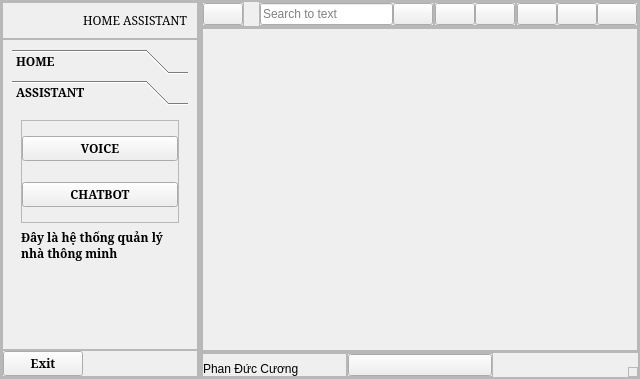
<?xml version="1.0" encoding="UTF-8"?>
<ui version="4.0">
 <class>Form</class>
 <widget class="QWidget" name="Form">
  <property name="geometry">
   <rect>
    <x>0</x>
    <y>0</y>
    <width>640</width>
    <height>379</height>
   </rect>
  </property>
  <property name="windowTitle">
   <string>Form</string>
  </property>
  <layout class="QHBoxLayout" name="horizontalLayout">
   <property name="spacing">
    <number>0</number>
   </property>
   <property name="leftMargin">
    <number>0</number>
   </property>
   <property name="topMargin">
    <number>0</number>
   </property>
   <property name="rightMargin">
    <number>0</number>
   </property>
   <property name="bottomMargin">
    <number>0</number>
   </property>
   <item>
    <widget class="QFrame" name="Menu">
     <property name="maximumSize">
      <size>
       <width>200</width>
       <height>16777215</height>
      </size>
     </property>
     <property name="frameShape">
      <enum>QFrame::StyledPanel</enum>
     </property>
     <property name="frameShadow">
      <enum>QFrame::Raised</enum>
     </property>
     <layout class="QHBoxLayout" name="horizontalLayout_2">
      <property name="spacing">
       <number>0</number>
      </property>
      <property name="leftMargin">
       <number>0</number>
      </property>
      <property name="topMargin">
       <number>0</number>
      </property>
      <property name="rightMargin">
       <number>0</number>
      </property>
      <property name="bottomMargin">
       <number>0</number>
      </property>
      <item>
       <widget class="QFrame" name="slide_menu">
        <property name="minimumSize">
         <size>
          <width>198</width>
          <height>0</height>
         </size>
        </property>
        <property name="frameShape">
         <enum>QFrame::StyledPanel</enum>
        </property>
        <property name="frameShadow">
         <enum>QFrame::Raised</enum>
        </property>
        <layout class="QVBoxLayout" name="verticalLayout_4">
         <property name="spacing">
          <number>0</number>
         </property>
         <property name="leftMargin">
          <number>0</number>
         </property>
         <property name="topMargin">
          <number>0</number>
         </property>
         <property name="rightMargin">
          <number>0</number>
         </property>
         <property name="bottomMargin">
          <number>0</number>
         </property>
         <item alignment="Qt::AlignTop">
          <widget class="QFrame" name="frame_5">
           <property name="frameShape">
            <enum>QFrame::StyledPanel</enum>
           </property>
           <property name="frameShadow">
            <enum>QFrame::Raised</enum>
           </property>
           <layout class="QHBoxLayout" name="horizontalLayout_10">
            <item>
             <widget class="QLabel" name="label_3">
              <property name="text">
               <string/>
              </property>
              <property name="pixmap">
               <pixmap resource="icons.qrc">:/icons/icons/home.svg</pixmap>
              </property>
             </widget>
            </item>
            <item>
             <widget class="QLabel" name="label_2">
              <property name="font">
               <font>
                <family>Elephant</family>
                <weight>50</weight>
                <bold>false</bold>
               </font>
              </property>
              <property name="text">
               <string>HOME ASSISTANT</string>
              </property>
             </widget>
            </item>
           </layout>
          </widget>
         </item>
         <item>
          <widget class="QFrame" name="frame_6">
           <property name="sizePolicy">
            <sizepolicy hsizetype="Preferred" vsizetype="Expanding">
             <horstretch>0</horstretch>
             <verstretch>0</verstretch>
            </sizepolicy>
           </property>
           <property name="frameShape">
            <enum>QFrame::StyledPanel</enum>
           </property>
           <property name="frameShadow">
            <enum>QFrame::Raised</enum>
           </property>
           <layout class="QVBoxLayout" name="verticalLayout_5">
            <item>
             <widget class="QToolBox" name="toolBox">
              <property name="font">
               <font>
                <family>Noto Serif</family>
                <weight>75</weight>
                <italic>false</italic>
                <bold>true</bold>
                <underline>false</underline>
                <strikeout>false</strikeout>
                <kerning>true</kerning>
               </font>
              </property>
              <property name="currentIndex">
               <number>1</number>
              </property>
              <widget class="QWidget" name="page">
               <property name="geometry">
                <rect>
                 <x>0</x>
                 <y>0</y>
                 <width>176</width>
                 <height>208</height>
                </rect>
               </property>
               <attribute name="icon">
                <iconset resource="icons.qrc">
                 <normaloff>:/icons/icons/chevron-down.svg</normaloff>:/icons/icons/chevron-down.svg</iconset>
               </attribute>
               <attribute name="label">
                <string>HOME</string>
               </attribute>
               <layout class="QVBoxLayout" name="verticalLayout_6" stretch="0">
                <property name="spacing">
                 <number>0</number>
                </property>
                <property name="leftMargin">
                 <number>0</number>
                </property>
                <property name="topMargin">
                 <number>0</number>
                </property>
                <property name="rightMargin">
                 <number>0</number>
                </property>
                <property name="bottomMargin">
                 <number>0</number>
                </property>
                <item alignment="Qt::AlignTop">
                 <widget class="QFrame" name="frame_11">
                  <property name="frameShape">
                   <enum>QFrame::StyledPanel</enum>
                  </property>
                  <property name="frameShadow">
                   <enum>QFrame::Raised</enum>
                  </property>
                  <layout class="QVBoxLayout" name="verticalLayout_7">
                   <property name="spacing">
                    <number>6</number>
                   </property>
                   <property name="leftMargin">
                    <number>0</number>
                   </property>
                   <property name="topMargin">
                    <number>0</number>
                   </property>
                   <property name="rightMargin">
                    <number>0</number>
                   </property>
                   <property name="bottomMargin">
                    <number>0</number>
                   </property>
                   <item>
                    <widget class="QPushButton" name="pushButton_13">
                     <property name="text">
                      <string>MEMBER</string>
                     </property>
                     <property name="icon">
                      <iconset resource="icons.qrc">
                       <normaloff>:/icons/icons/users.svg</normaloff>:/icons/icons/users.svg</iconset>
                     </property>
                     <property name="iconSize">
                      <size>
                       <width>20</width>
                       <height>20</height>
                      </size>
                     </property>
                    </widget>
                   </item>
                   <item>
                    <widget class="QPushButton" name="pushButton_10">
                     <property name="font">
                      <font>
                       <pointsize>10</pointsize>
                      </font>
                     </property>
                     <property name="text">
                      <string>DEVICES</string>
                     </property>
                     <property name="icon">
                      <iconset resource="icons.qrc">
                       <normaloff>:/icons/icons/monitor.svg</normaloff>:/icons/icons/monitor.svg</iconset>
                     </property>
                     <property name="iconSize">
                      <size>
                       <width>20</width>
                       <height>20</height>
                      </size>
                     </property>
                     <property name="autoRepeat">
                      <bool>false</bool>
                     </property>
                    </widget>
                   </item>
                   <item>
                    <widget class="QPushButton" name="pushButton_11">
                     <property name="text">
                      <string>SECURITY</string>
                     </property>
                     <property name="icon">
                      <iconset resource="icons.qrc">
                       <normaloff>:/icons/icons/shield.svg</normaloff>:/icons/icons/shield.svg</iconset>
                     </property>
                     <property name="iconSize">
                      <size>
                       <width>20</width>
                       <height>20</height>
                      </size>
                     </property>
                     <property name="autoRepeat">
                      <bool>false</bool>
                     </property>
                    </widget>
                   </item>
                   <item>
                    <widget class="QPushButton" name="pushButton_12">
                     <property name="text">
                      <string>POWER</string>
                     </property>
                     <property name="icon">
                      <iconset resource="icons.qrc">
                       <normaloff>:/icons/icons/battery.svg</normaloff>:/icons/icons/battery.svg</iconset>
                     </property>
                     <property name="iconSize">
                      <size>
                       <width>20</width>
                       <height>20</height>
                      </size>
                     </property>
                     <property name="autoRepeat">
                      <bool>false</bool>
                     </property>
                    </widget>
                   </item>
                   <item>
                    <widget class="QPushButton" name="pushButton_14">
                     <property name="text">
                      <string>SETTINGS</string>
                     </property>
                     <property name="icon">
                      <iconset resource="icons.qrc">
                       <normaloff>:/icons/icons/settings.svg</normaloff>:/icons/icons/settings.svg</iconset>
                     </property>
                     <property name="iconSize">
                      <size>
                       <width>20</width>
                       <height>20</height>
                      </size>
                     </property>
                    </widget>
                   </item>
                  </layout>
                 </widget>
                </item>
               </layout>
              </widget>
              <widget class="QWidget" name="DASHBOARD">
               <property name="geometry">
                <rect>
                 <x>0</x>
                 <y>0</y>
                 <width>176</width>
                 <height>208</height>
                </rect>
               </property>
               <attribute name="icon">
                <iconset resource="icons.qrc">
                 <normaloff>:/icons/icons/chevron-down.svg</normaloff>:/icons/icons/chevron-down.svg</iconset>
               </attribute>
               <attribute name="label">
                <string>ASSISTANT</string>
               </attribute>
               <layout class="QVBoxLayout" name="verticalLayout_8">
                <item>
                 <widget class="QFrame" name="frame_12">
                  <property name="frameShape">
                   <enum>QFrame::StyledPanel</enum>
                  </property>
                  <property name="frameShadow">
                   <enum>QFrame::Raised</enum>
                  </property>
                  <layout class="QVBoxLayout" name="verticalLayout_9">
                   <property name="spacing">
                    <number>6</number>
                   </property>
                   <property name="leftMargin">
                    <number>0</number>
                   </property>
                   <property name="topMargin">
                    <number>0</number>
                   </property>
                   <property name="rightMargin">
                    <number>0</number>
                   </property>
                   <property name="bottomMargin">
                    <number>0</number>
                   </property>
                   <item>
                    <widget class="QPushButton" name="pushButton_15">
                     <property name="text">
                      <string>VOICE</string>
                     </property>
                     <property name="icon">
                      <iconset resource="icons.qrc">
                       <normaloff>:/icons/icons/mic.svg</normaloff>:/icons/icons/mic.svg</iconset>
                     </property>
                     <property name="iconSize">
                      <size>
                       <width>20</width>
                       <height>20</height>
                      </size>
                     </property>
                    </widget>
                   </item>
                   <item>
                    <widget class="QPushButton" name="pushButton_16">
                     <property name="text">
                      <string>CHATBOT</string>
                     </property>
                     <property name="icon">
                      <iconset resource="icons.qrc">
                       <normaloff>:/icons/icons/message-circle.svg</normaloff>:/icons/icons/message-circle.svg</iconset>
                     </property>
                     <property name="iconSize">
                      <size>
                       <width>20</width>
                       <height>20</height>
                      </size>
                     </property>
                    </widget>
                   </item>
                  </layout>
                 </widget>
                </item>
                <item alignment="Qt::AlignTop">
                 <widget class="QLabel" name="label_4">
                  <property name="text">
                   <string>Đây là hệ thống quản lý nhà thông minh</string>
                  </property>
                  <property name="wordWrap">
                   <bool>true</bool>
                  </property>
                 </widget>
                </item>
               </layout>
              </widget>
             </widget>
            </item>
           </layout>
          </widget>
         </item>
         <item alignment="Qt::AlignBottom">
          <widget class="QFrame" name="frame_10">
           <property name="frameShape">
            <enum>QFrame::StyledPanel</enum>
           </property>
           <property name="frameShadow">
            <enum>QFrame::Raised</enum>
           </property>
           <layout class="QHBoxLayout" name="horizontalLayout_11">
            <property name="spacing">
             <number>0</number>
            </property>
            <property name="leftMargin">
             <number>0</number>
            </property>
            <property name="topMargin">
             <number>0</number>
            </property>
            <property name="rightMargin">
             <number>0</number>
            </property>
            <property name="bottomMargin">
             <number>0</number>
            </property>
            <item alignment="Qt::AlignLeft|Qt::AlignBottom">
             <widget class="QPushButton" name="pushButton_9">
              <property name="font">
               <font>
                <family>Noto Serif</family>
                <weight>75</weight>
                <bold>true</bold>
               </font>
              </property>
              <property name="text">
               <string>Exit</string>
              </property>
              <property name="icon">
               <iconset resource="icons.qrc">
                <normaloff>:/icons/icons/external-link.svg</normaloff>:/icons/icons/external-link.svg</iconset>
              </property>
              <property name="iconSize">
               <size>
                <width>25</width>
                <height>25</height>
               </size>
              </property>
             </widget>
            </item>
           </layout>
          </widget>
         </item>
        </layout>
       </widget>
      </item>
     </layout>
    </widget>
   </item>
   <item>
    <widget class="QFrame" name="Body">
     <property name="frameShape">
      <enum>QFrame::StyledPanel</enum>
     </property>
     <property name="frameShadow">
      <enum>QFrame::Raised</enum>
     </property>
     <layout class="QVBoxLayout" name="verticalLayout">
      <property name="spacing">
       <number>0</number>
      </property>
      <property name="leftMargin">
       <number>0</number>
      </property>
      <property name="topMargin">
       <number>0</number>
      </property>
      <property name="rightMargin">
       <number>0</number>
      </property>
      <property name="bottomMargin">
       <number>0</number>
      </property>
      <item alignment="Qt::AlignTop">
       <widget class="QFrame" name="Header">
        <property name="frameShape">
         <enum>QFrame::StyledPanel</enum>
        </property>
        <property name="frameShadow">
         <enum>QFrame::Raised</enum>
        </property>
        <layout class="QHBoxLayout" name="horizontalLayout_3">
         <property name="spacing">
          <number>0</number>
         </property>
         <property name="leftMargin">
          <number>0</number>
         </property>
         <property name="topMargin">
          <number>0</number>
         </property>
         <property name="rightMargin">
          <number>0</number>
         </property>
         <property name="bottomMargin">
          <number>0</number>
         </property>
         <item alignment="Qt::AlignLeft|Qt::AlignTop">
          <widget class="QFrame" name="frame_2">
           <property name="frameShape">
            <enum>QFrame::StyledPanel</enum>
           </property>
           <property name="frameShadow">
            <enum>QFrame::Raised</enum>
           </property>
           <layout class="QHBoxLayout" name="horizontalLayout_9">
            <property name="spacing">
             <number>0</number>
            </property>
            <property name="leftMargin">
             <number>0</number>
            </property>
            <property name="topMargin">
             <number>0</number>
            </property>
            <property name="rightMargin">
             <number>0</number>
            </property>
            <property name="bottomMargin">
             <number>0</number>
            </property>
            <item>
             <widget class="QPushButton" name="pushButton_8">
              <property name="text">
               <string/>
              </property>
              <property name="icon">
               <iconset resource="icons.qrc">
                <normaloff>:/icons/icons/list.svg</normaloff>:/icons/icons/list.svg</iconset>
              </property>
              <property name="iconSize">
               <size>
                <width>32</width>
                <height>32</height>
               </size>
              </property>
             </widget>
            </item>
           </layout>
          </widget>
         </item>
         <item alignment="Qt::AlignLeft|Qt::AlignTop">
          <widget class="QFrame" name="frame_9">
           <property name="frameShape">
            <enum>QFrame::StyledPanel</enum>
           </property>
           <property name="frameShadow">
            <enum>QFrame::Raised</enum>
           </property>
           <layout class="QHBoxLayout" name="horizontalLayout_7">
            <property name="spacing">
             <number>0</number>
            </property>
            <property name="leftMargin">
             <number>0</number>
            </property>
            <property name="topMargin">
             <number>0</number>
            </property>
            <property name="rightMargin">
             <number>0</number>
            </property>
            <property name="bottomMargin">
             <number>0</number>
            </property>
            <item alignment="Qt::AlignLeft">
             <widget class="QLineEdit" name="lineEdit">
              <property name="minimumSize">
               <size>
                <width>133</width>
                <height>0</height>
               </size>
              </property>
              <property name="tabletTracking">
               <bool>false</bool>
              </property>
              <property name="placeholderText">
               <string>Search to text</string>
              </property>
             </widget>
            </item>
            <item alignment="Qt::AlignLeft">
             <widget class="QPushButton" name="pushButton_6">
              <property name="text">
               <string/>
              </property>
              <property name="icon">
               <iconset resource="icons.qrc">
                <normaloff>:/icons/icons/search.svg</normaloff>:/icons/icons/search.svg</iconset>
              </property>
             </widget>
            </item>
           </layout>
          </widget>
         </item>
         <item alignment="Qt::AlignHCenter|Qt::AlignTop">
          <widget class="QFrame" name="frame_8">
           <property name="frameShape">
            <enum>QFrame::StyledPanel</enum>
           </property>
           <property name="frameShadow">
            <enum>QFrame::Raised</enum>
           </property>
           <layout class="QHBoxLayout" name="horizontalLayout_6">
            <property name="spacing">
             <number>0</number>
            </property>
            <property name="leftMargin">
             <number>0</number>
            </property>
            <property name="topMargin">
             <number>0</number>
            </property>
            <property name="rightMargin">
             <number>0</number>
            </property>
            <property name="bottomMargin">
             <number>0</number>
            </property>
            <item>
             <widget class="QPushButton" name="pushButton_5">
              <property name="text">
               <string/>
              </property>
              <property name="icon">
               <iconset resource="icons.qrc">
                <normaloff>:/icons/icons/user.svg</normaloff>:/icons/icons/user.svg</iconset>
              </property>
             </widget>
            </item>
            <item>
             <widget class="QPushButton" name="pushButton_4">
              <property name="text">
               <string/>
              </property>
              <property name="icon">
               <iconset resource="icons.qrc">
                <normaloff>:/icons/icons/bell.svg</normaloff>:/icons/icons/bell.svg</iconset>
              </property>
             </widget>
            </item>
           </layout>
          </widget>
         </item>
         <item alignment="Qt::AlignRight|Qt::AlignTop">
          <widget class="QFrame" name="frame_7">
           <property name="frameShape">
            <enum>QFrame::StyledPanel</enum>
           </property>
           <property name="frameShadow">
            <enum>QFrame::Raised</enum>
           </property>
           <layout class="QHBoxLayout" name="horizontalLayout_5">
            <property name="spacing">
             <number>0</number>
            </property>
            <property name="leftMargin">
             <number>0</number>
            </property>
            <property name="topMargin">
             <number>0</number>
            </property>
            <property name="rightMargin">
             <number>0</number>
            </property>
            <property name="bottomMargin">
             <number>0</number>
            </property>
            <item>
             <widget class="QPushButton" name="pushButton_3">
              <property name="text">
               <string/>
              </property>
              <property name="icon">
               <iconset resource="icons.qrc">
                <normaloff>:/icons/icons/chevron-down.svg</normaloff>:/icons/icons/chevron-down.svg</iconset>
              </property>
             </widget>
            </item>
            <item>
             <widget class="QPushButton" name="pushButton_2">
              <property name="text">
               <string/>
              </property>
              <property name="icon">
               <iconset resource="icons.qrc">
                <normaloff>:/icons/icons/maximize.svg</normaloff>:/icons/icons/maximize.svg</iconset>
              </property>
             </widget>
            </item>
            <item>
             <widget class="QPushButton" name="pushButton">
              <property name="text">
               <string/>
              </property>
              <property name="icon">
               <iconset resource="icons.qrc">
                <normaloff>:/icons/icons/x.svg</normaloff>:/icons/icons/x.svg</iconset>
              </property>
             </widget>
            </item>
           </layout>
          </widget>
         </item>
        </layout>
       </widget>
      </item>
      <item>
       <widget class="QFrame" name="main_body">
        <property name="frameShape">
         <enum>QFrame::StyledPanel</enum>
        </property>
        <property name="frameShadow">
         <enum>QFrame::Raised</enum>
        </property>
        <layout class="QHBoxLayout" name="horizontalLayout_4">
         <property name="spacing">
          <number>0</number>
         </property>
         <property name="leftMargin">
          <number>0</number>
         </property>
         <property name="topMargin">
          <number>0</number>
         </property>
         <property name="rightMargin">
          <number>0</number>
         </property>
         <property name="bottomMargin">
          <number>0</number>
         </property>
         <item>
          <widget class="QFrame" name="frame">
           <property name="sizePolicy">
            <sizepolicy hsizetype="Preferred" vsizetype="Expanding">
             <horstretch>0</horstretch>
             <verstretch>0</verstretch>
            </sizepolicy>
           </property>
           <property name="frameShape">
            <enum>QFrame::StyledPanel</enum>
           </property>
           <property name="frameShadow">
            <enum>QFrame::Raised</enum>
           </property>
          </widget>
         </item>
        </layout>
       </widget>
      </item>
      <item alignment="Qt::AlignBottom">
       <widget class="QFrame" name="footer">
        <property name="frameShape">
         <enum>QFrame::StyledPanel</enum>
        </property>
        <property name="frameShadow">
         <enum>QFrame::Raised</enum>
        </property>
        <layout class="QHBoxLayout" name="horizontalLayout_8">
         <property name="spacing">
          <number>0</number>
         </property>
         <property name="leftMargin">
          <number>0</number>
         </property>
         <property name="topMargin">
          <number>0</number>
         </property>
         <property name="rightMargin">
          <number>0</number>
         </property>
         <property name="bottomMargin">
          <number>0</number>
         </property>
         <item>
          <widget class="QFrame" name="frame_4">
           <property name="frameShape">
            <enum>QFrame::StyledPanel</enum>
           </property>
           <property name="frameShadow">
            <enum>QFrame::Raised</enum>
           </property>
           <layout class="QVBoxLayout" name="verticalLayout_2">
            <property name="spacing">
             <number>0</number>
            </property>
            <property name="leftMargin">
             <number>0</number>
            </property>
            <property name="topMargin">
             <number>0</number>
            </property>
            <property name="rightMargin">
             <number>0</number>
            </property>
            <property name="bottomMargin">
             <number>0</number>
            </property>
            <item alignment="Qt::AlignBottom">
             <widget class="QLabel" name="label">
              <property name="text">
               <string>Phan Đức Cương</string>
              </property>
             </widget>
            </item>
           </layout>
          </widget>
         </item>
         <item alignment="Qt::AlignBottom">
          <widget class="QFrame" name="frame_3">
           <property name="frameShape">
            <enum>QFrame::StyledPanel</enum>
           </property>
           <property name="frameShadow">
            <enum>QFrame::Raised</enum>
           </property>
           <layout class="QVBoxLayout" name="verticalLayout_3">
            <property name="spacing">
             <number>0</number>
            </property>
            <property name="leftMargin">
             <number>0</number>
            </property>
            <property name="topMargin">
             <number>0</number>
            </property>
            <property name="rightMargin">
             <number>0</number>
            </property>
            <property name="bottomMargin">
             <number>0</number>
            </property>
            <item alignment="Qt::AlignBottom">
             <widget class="QPushButton" name="pushButton_7">
              <property name="text">
               <string/>
              </property>
              <property name="icon">
               <iconset resource="icons.qrc">
                <normaloff>:/icons/icons/camera.svg</normaloff>:/icons/icons/camera.svg</iconset>
              </property>
             </widget>
            </item>
           </layout>
          </widget>
         </item>
         <item alignment="Qt::AlignRight|Qt::AlignBottom">
          <widget class="QFrame" name="resize">
           <property name="minimumSize">
            <size>
             <width>10</width>
             <height>10</height>
            </size>
           </property>
           <property name="maximumSize">
            <size>
             <width>10</width>
             <height>10</height>
            </size>
           </property>
           <property name="frameShape">
            <enum>QFrame::StyledPanel</enum>
           </property>
           <property name="frameShadow">
            <enum>QFrame::Raised</enum>
           </property>
          </widget>
         </item>
        </layout>
       </widget>
      </item>
     </layout>
    </widget>
   </item>
  </layout>
 </widget>
 <resources>
  <include location="icons.qrc"/>
  <include location="C:/Users/cuong/.designer/backup/icons.qrc"/>
 </resources>
 <connections/>
</ui>
